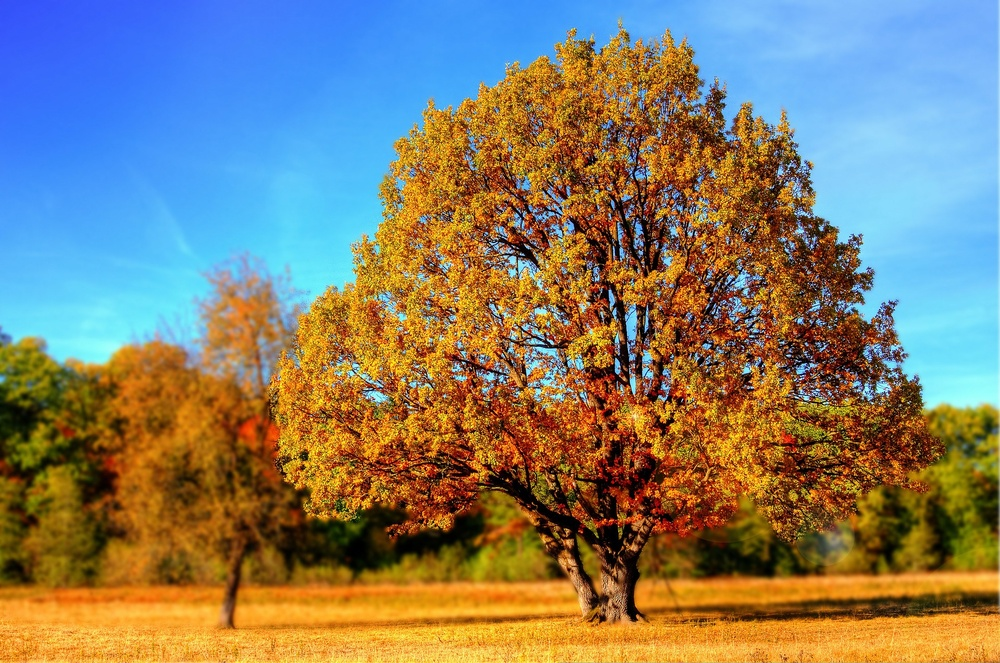
#> input picture Matplotlib.Enchance/Chapter10/10_6_2/tree_image.jpg, 1000 x 663 px, shrunk from 1920 x 1273 before the run, found by its file name
$ python figure_10_10.py
#> lines starting #> are read from the running program, lines starting #| are printed output that depends on the picture
import matplotlib.pyplot as plt

fig,ax = plt.subplots(2,2)

font = dict(family="monospace",weight="bold")

# get the array of RGB channels
outfile = plt.imread(r"D:\filterimage\tree_image.jpg")
#> outfile is the input picture: shape (663, 1000, 3); mean R, G, B 131.3, 125.3, 107.6
print("the array 'outfile' shape: {}".format(outfile.shape))
#| the array 'outfile' shape: (663, 1000, 3)

# get the arrays of the red, green and blue channels
rCh = outfile[:,:,0]
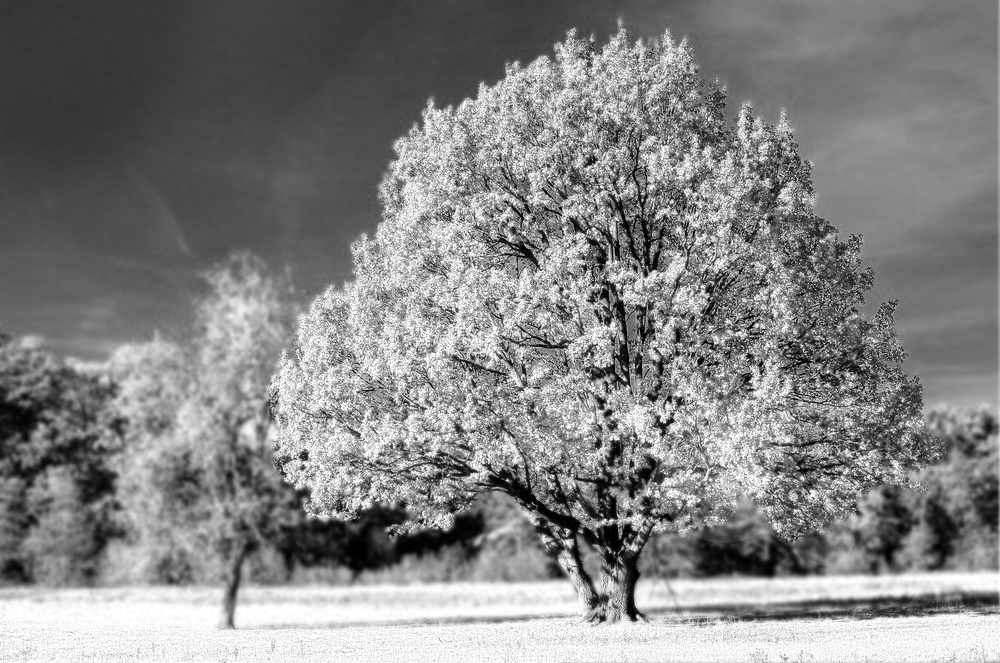
#> rCh: shape (663, 1000); min 0, max 255, mean 131.3
print("the array 'rCh' shape: {}".format(rCh.shape))
#| the array 'rCh' shape: (663, 1000)

gCh = outfile[:,:,1]
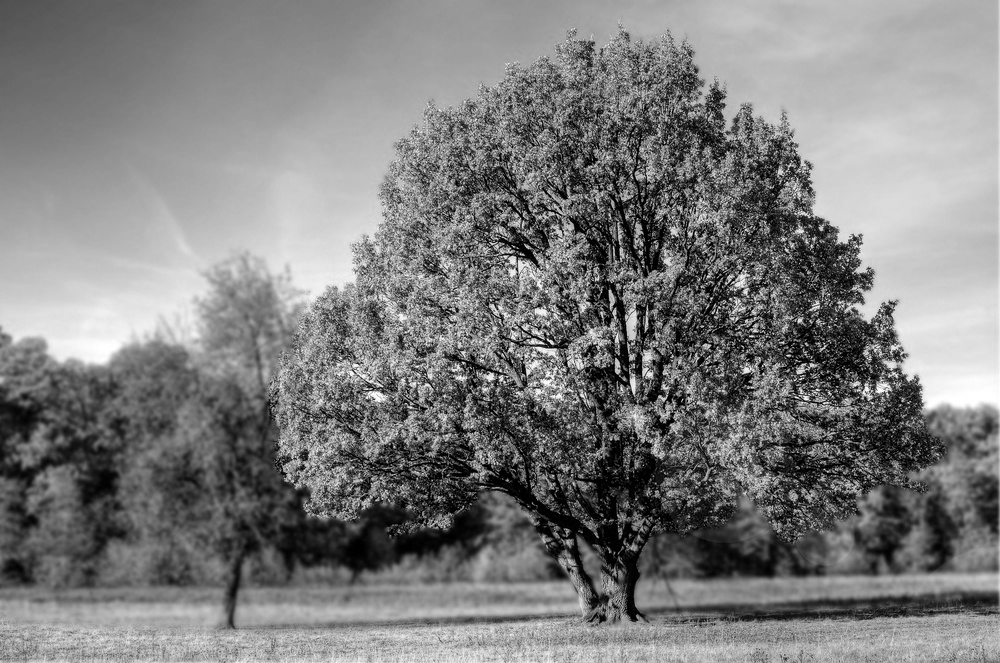
#> gCh: shape (663, 1000); min 0, max 255, mean 125.3
print("the array 'gCh' shape: {}".format(gCh.shape))
#| the array 'gCh' shape: (663, 1000)

bCh = outfile[:,:,2]
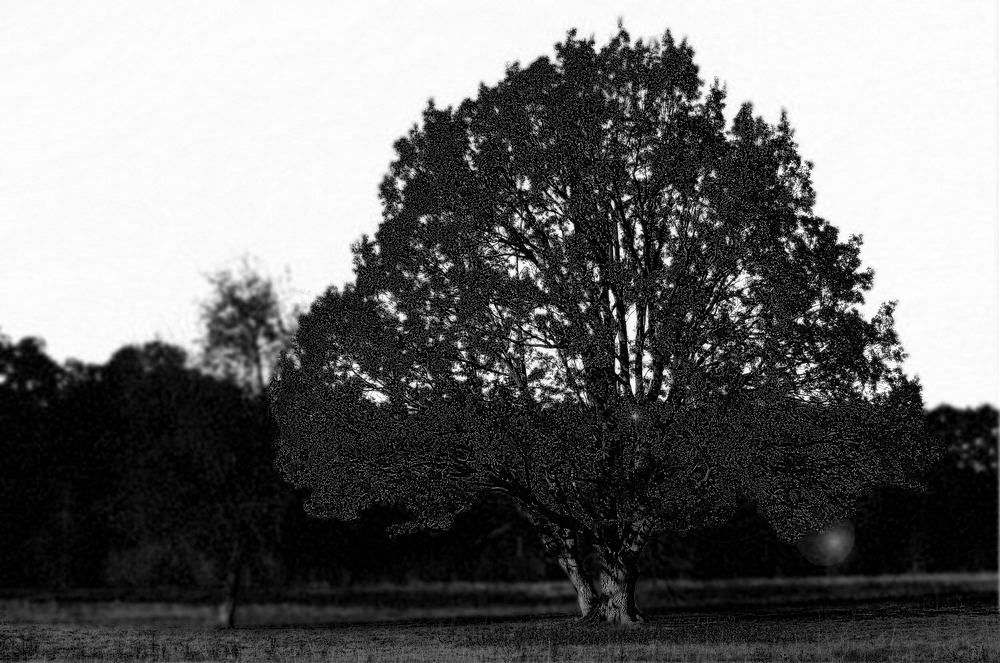
#> bCh: shape (663, 1000); min 0, max 255, mean 107.6
print("the array 'bCh' shape: {}".format(bCh.shape))
#| the array 'bCh' shape: (663, 1000)

# show source image
ax[0,0].imshow(outfile)
ax[0,0].set_title("source_image",**font)
ax[0,0].set_axis_off()

# show the images of the red, green and blue channels
ax[0,1].imshow(rCh)
ax[0,1].set_title("rCh_image",**font)
ax[0,1].set_axis_off()

ax[1,0].imshow(gCh)
ax[1,0].set_title("gCh_image",**font)
ax[1,0].set_axis_off()

ax[1,1].imshow(bCh)
ax[1,1].set_title("bCh_image",**font)
ax[1,1].set_axis_off()

plt.show()
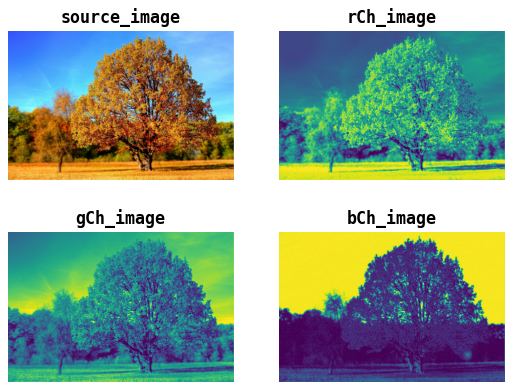
#> figure drawn by matplotlib, 4 panels
